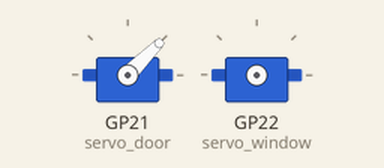
Bench run of a program on a simulated Raspberry Pi Pico running MicroPython. Shown: 2 × servo. Servo angles are drawn from the pulse width (0.5 ms = 0°, 2.5 ms = 180°); what the program prints to the serial console is not drawn. At 1.6 s the program stops and its outputs stay as they are.

Above: at 0.2 s.
At 1.3 s:
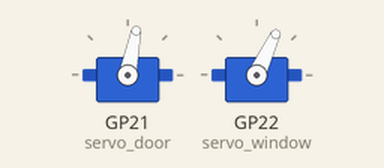
Timing chart, 0 to 2.8 s (numbered marks = the images above):
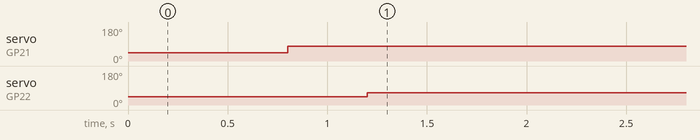

Measured:
- by itself, servo on GP21 (servo_door): 45° → 79° at 0.80 s
- by itself, servo on GP22 (servo_window): 45° → 65° at 1.2 s

The program:

ServoCalibration.py
```python
from machine import Pin, PWM
import time

servo_door = PWM(Pin(21))    # MOTOR_1
servo_window = PWM(Pin(22))  # MOTOR_2

servo_door.freq(50)
servo_window.freq(50)

doorOpen    = 2000
doorClose   = 4500
windowOpen  = 2000
windowClose = 4000

CENTER = 3276

def servo_write(servo, duty, wait=0.4):
    duty = max(1500, min(8000, int(duty)))
    servo.duty_u16(duty)
    time.sleep(wait)

servo_write(servo_door, CENTER)
servo_write(servo_window, CENTER)

servo_write(servo_door, doorClose)
servo_write(servo_window, windowClose)

print("PicoBricks Servo Calibration Done")
```
